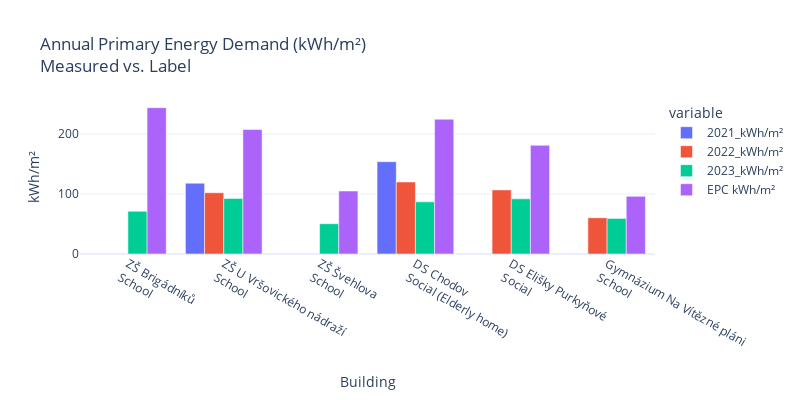

Here is the notebook cell this chart was saved with:
### Code cell
fig = px.bar(temp_df.drop("Use Type", axis=1),
       barmode="group",
       template="plotly_white",
       title="Annual Primary Energy Demand (kWh/m²)<br>Measured vs. Label",
       width=800,
       height=400)
fig.update_layout(
       xaxis_title = "Building",
       yaxis_title = "kWh/m²"   
)
fig.show()
fig.write_image("../reports/annual_primary_energy_demand.png")

### Figure 1 — Plotly figure (JSON) as saved in the notebook; plotly's stock layout.template omitted (floating-point values rounded to 4 significant figures)
{"data": [{"alignmentgroup": "True", "hovertemplate": "variable=2021_kWh/m²<br>index=%{x}<br>value=%{y}<extra></extra>", "legendgroup": "2021_kWh/m²", "marker": {"color": "#636efa", "pattern": {"shape": ""}}, "name": "2021_kWh/m²", "offsetgroup": "2021_kWh/m²", "orientation": "v", "showlegend": true, "textposition": "auto", "type": "bar", "x": ["ZŠ Brigádníků<br>School", "ZŠ U Vršovického nádraží<br>School", "ZŠ Švehlova<br>School", "DS Chodov<br>Social (Elderly home)", "DS Elišky Purkyňové<br>Social", "Gymnázium Na Vítězné pláni<br>School"], "xaxis": "x", "y": [null, 118.0, null, 153.9, null, null], "yaxis": "y"}, {"alignmentgroup": "True", "hovertemplate": "variable=2022_kWh/m²<br>index=%{x}<br>value=%{y}<extra></extra>", "legendgroup": "2022_kWh/m²", "marker": {"color": "#EF553B", "pattern": {"shape": ""}}, "name": "2022_kWh/m²", "offsetgroup": "2022_kWh/m²", "orientation": "v", "showlegend": true, "textposition": "auto", "type": "bar", "x": ["ZŠ Brigádníků<br>School", "ZŠ U Vršovického nádraží<br>School", "ZŠ Švehlova<br>School", "DS Chodov<br>Social (Elderly home)", "DS Elišky Purkyňové<br>Social", "Gymnázium Na Vítězné pláni<br>School"], "xaxis": "x", "y": [null, 102.1, null, 120.0, 106.9, 60.4], "yaxis": "y"}, {"alignmentgroup": "True", "hovertemplate": "variable=2023_kWh/m²<br>index=%{x}<br>value=%{y}<extra></extra>", "legendgroup": "2023_kWh/m²", "marker": {"color": "#00cc96", "pattern": {"shape": ""}}, "name": "2023_kWh/m²", "offsetgroup": "2023_kWh/m²", "orientation": "v", "showlegend": true, "textposition": "auto", "type": "bar", "x": ["ZŠ Brigádníků<br>School", "ZŠ U Vršovického nádraží<br>School", "ZŠ Švehlova<br>School", "DS Chodov<br>Social (Elderly home)", "DS Elišky Purkyňové<br>Social", "Gymnázium Na Vítězné pláni<br>School"], "xaxis": "x", "y": [71.19, 92.67, 50.46, 86.91, 91.91, 59.31], "yaxis": "y"}, {"alignmentgroup": "True", "hovertemplate": "variable=EPC kWh/m²<br>index=%{x}<br>value=%{y}<extra></extra>", "legendgroup": "EPC kWh/m²", "marker": {"color": "#ab63fa", "pattern": {"shape": ""}}, "name": "EPC kWh/m²", "offsetgroup": "EPC kWh/m²", "orientation": "v", "showlegend": true, "textposition": "auto", "type": "bar", "x": ["ZŠ Brigádníků<br>School", "ZŠ U Vršovického nádraží<br>School", "ZŠ Švehlova<br>School", "DS Chodov<br>Social (Elderly home)", "DS Elišky Purkyňové<br>Social", "Gymnázium Na Vítězné pláni<br>School"], "xaxis": "x", "y": [243.9, 207.5, 105, 224.7, 181.2, 96.1], "yaxis": "y"}], "layout": {"barmode": "group", "height": 400, "legend": {"title": {"text": "variable"}, "tracegroupgap": 0}, "title": {"text": "Annual Primary Energy Demand (kWh/m²)<br>Measured vs. Label"}, "width": 800, "xaxis": {"anchor": "y", "domain": [0, 1], "title": {"text": "Building"}}, "yaxis": {"anchor": "x", "domain": [0, 1], "title": {"text": "kWh/m²"}}}}
